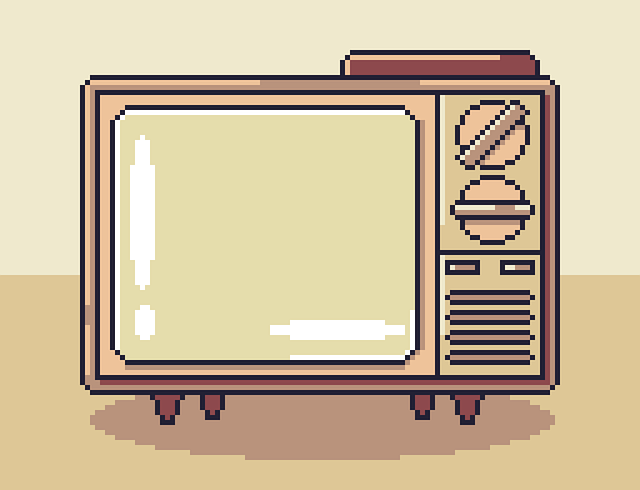
#> input picture ori/medium/medium_6.png, 640 x 490 px, found by its file name
$ python dct_compare-m.py
#> lines starting #> are read from the running program, lines starting #| are printed output that depends on the picture; long printed decimals are rounded; pictures that were not available may be replaced by others from this repository, and a replacement may not be noted
from math import log10, sqrt
from skimage.metrics import structural_similarity as ssim

import numpy as np
import cv2

def psnr(original, compressed):
    mse = np.mean((original - compressed) ** 2)
    if mse == 0:  # MSE is zero means no noise is present in the signal.
        return 100
    max_pixel = 255.0
    psnr_value = 20 * log10(max_pixel / sqrt(mse))
    return psnr_value

def convert_to_gray(image):
    return cv2.cvtColor(image, cv2.COLOR_BGR2GRAY)

def crop_to_match(img1, img2):
    height = min(img1.shape[0], img2.shape[0])
    width = min(img1.shape[1], img2.shape[1])
    return img1[:height, :width], img2[:height, :width]

# Load images
imageA = cv2.imread("./medium_6.png")
#> imageA is the input picture: shape (490, 640, 3); mean B, G, R 156.5, 187, 203.9
imageB = cv2.imread("./medium_6_stego-dwt.png")
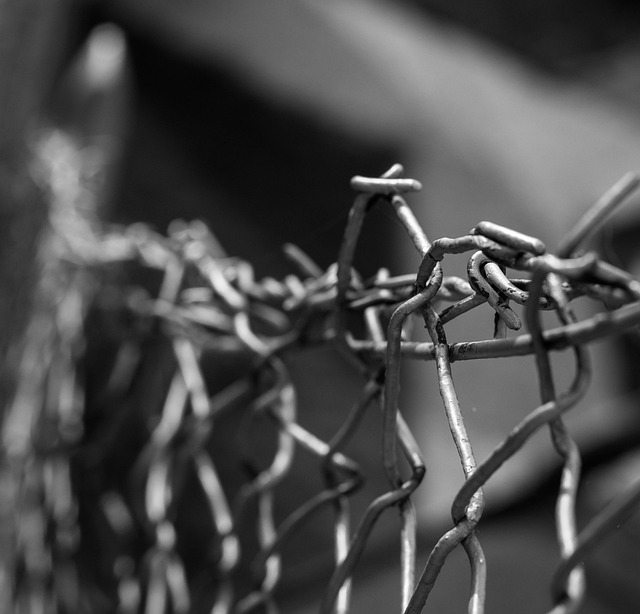
#> input picture ori/medium/medium_1.png, 640 x 614 px, given in place of medium_6_stego-dwt.png, which was not available
#> imageB is the input picture: shape (614, 640, 3); min 0, max 255, mean 75.8

# Convert to grayscale
grayA = convert_to_gray(imageA)
#> in convert_to_gray, `return cv2.cvtColor(image, cv2.COLOR_BGR2GRAY)`:
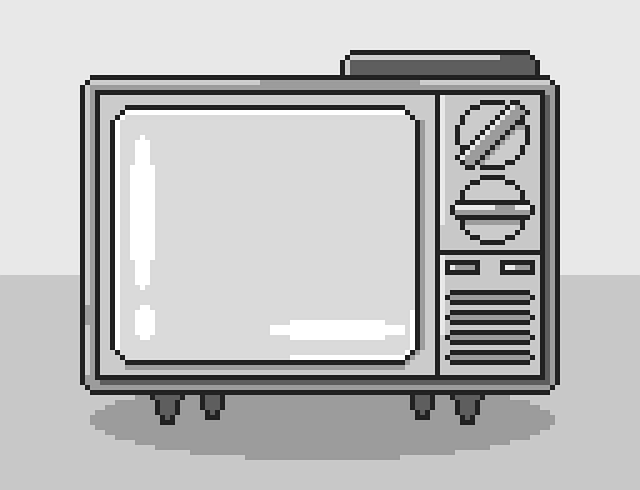
#> returned value: shape (490, 640); min 21, max 255, mean 188.7
grayB = convert_to_gray(imageB)

# Crop images to match dimensions
grayA, grayB = crop_to_match(grayA, grayB)
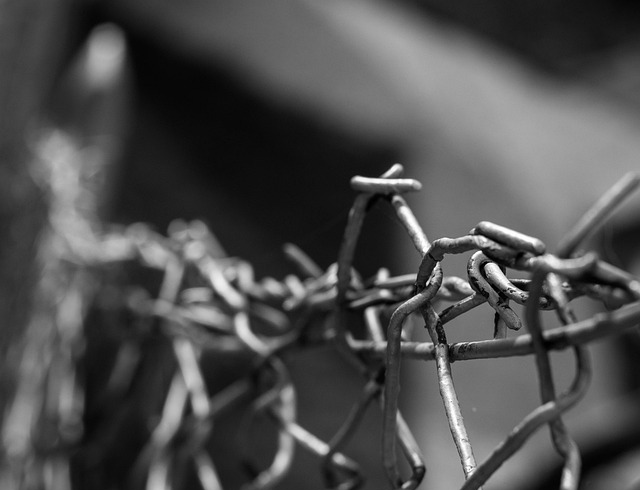
#> grayB: shape (490, 640); min 0, max 255, mean 78.2

# Compute SSIM
ssim_value = ssim(grayA, grayB)
#> ssim_value = 0.247
print(f"SSIM: {ssim_value:.6f}")
#| SSIM: 0.2475

# Compute PSNR
psnr_value = psnr(grayA, grayB)
#> in psnr, `mse = np.mean((original - compressed) ** 2)`: mse = 107.9
#> in psnr, `psnr_value = 20 * log10(max_pixel / sqrt(mse))`: psnr_value = 27.8
#> psnr_value = 27.8
print(f"PSNR: {psnr_value:.6f}")
#| PSNR: 27.800
